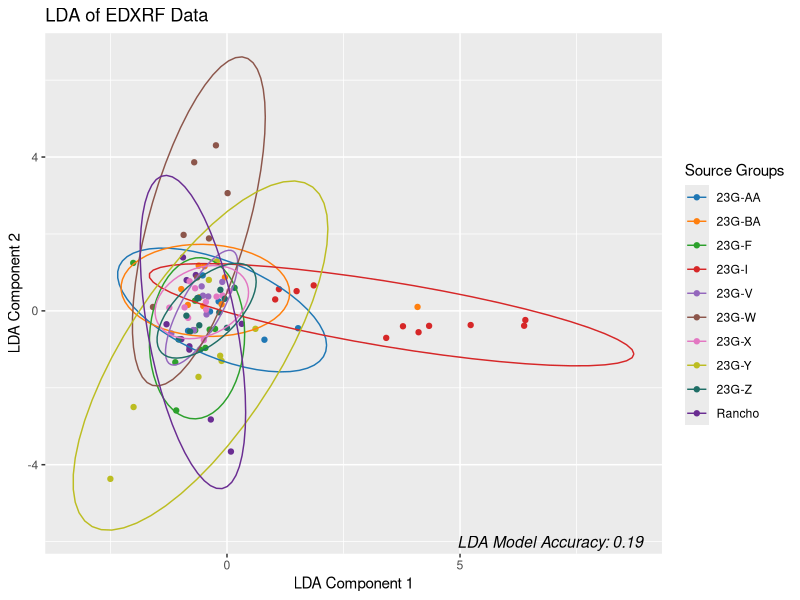

R code for this plot:
# Load necessary libraries
library(MASS)
library(ggplot2)
library(dplyr)
library(lattice)
library(caret)
library(readxl)

# Load the EDXRF Dataset 
df_edxrf <- read_excel("EDXRF/EDXRF.xlsx") 

colnames(df_edxrf)

# Remove the ANID column from the dataset
df_edxrf$ANID <- NULL

#split data into training (80%) and test set (20%)
set.seed(2025)

training.samples_edxrf <- df_edxrf$Group %>%
  createDataPartition(p = 0.8, list = FALSE)

train.data_edxrf <- df_edxrf[training.samples_edxrf, ]
test.data_edxrf <- df_edxrf[-training.samples_edxrf, ]


# Normalize the data 
# Estimate preprocessing parameters
preproc.param_edxrf <- train.data_edxrf %>% 
  preProcess(method = c("center", "scale"))

# Transform the data using the estimated parameters
train.transformed_edxrf <- predict(preproc.param_edxrf, train.data_edxrf)
test.transformed_edxrf <- predict(preproc.param_edxrf, test.data_edxrf)

# Check the structure of the transformed data to ensure it looks good
str(train.transformed_edxrf)
str(test.transformed_edxrf)

#Perform LDA
lda_edxrf <- lda(Group ~ ., data = train.transformed_edxrf)

# Make predictions
test.prediction_edxrf <- lda_edxrf %>% predict(test.transformed_edxrf)

# Model accuracy

accuracy_edxrf <- mean(test.prediction_edxrf$class==test.transformed_edxrf$Group)
print(paste("Model accuracy: ", accuracy_edxrf))

# Predicted classes
head(test.prediction_edxrf$class, 6)
# Predicted probabilities of class membership.
head(test.prediction_edxrf$posterior, 6) 
# Linear discriminants
head(test.prediction_edxrf$x, 3) 

lda.data_edxrf <- cbind(train.transformed_edxrf, predict(lda_edxrf)$x)

ggplot(lda.data_edxrf, aes(LD1, LD2)) +
  geom_point(alpha = 1, aes(color = Group )) +
  stat_ellipse(aes(color = Group))+
  labs(title = "LDA of EDXRF Data", x = "LDA Component 1", y = "LDA Component 2", color = "Source Groups") +
  scale_color_manual(values = c("#1f77b4", "#ff7f0e", "#2ca02c", "#d62728", "#9467bd", "#8c564b", "#e377c2", "#bcbd22", "#1f6e66", "#6a2d92")) +
  
  annotate(
    "text", 
    x = Inf, y = -Inf, label = paste("LDA Model Accuracy:", round(accuracy_edxrf, 2)), 
    hjust = 1.1, vjust = -0.5, size = 4, fontface = "italic", color = "black"
  )


